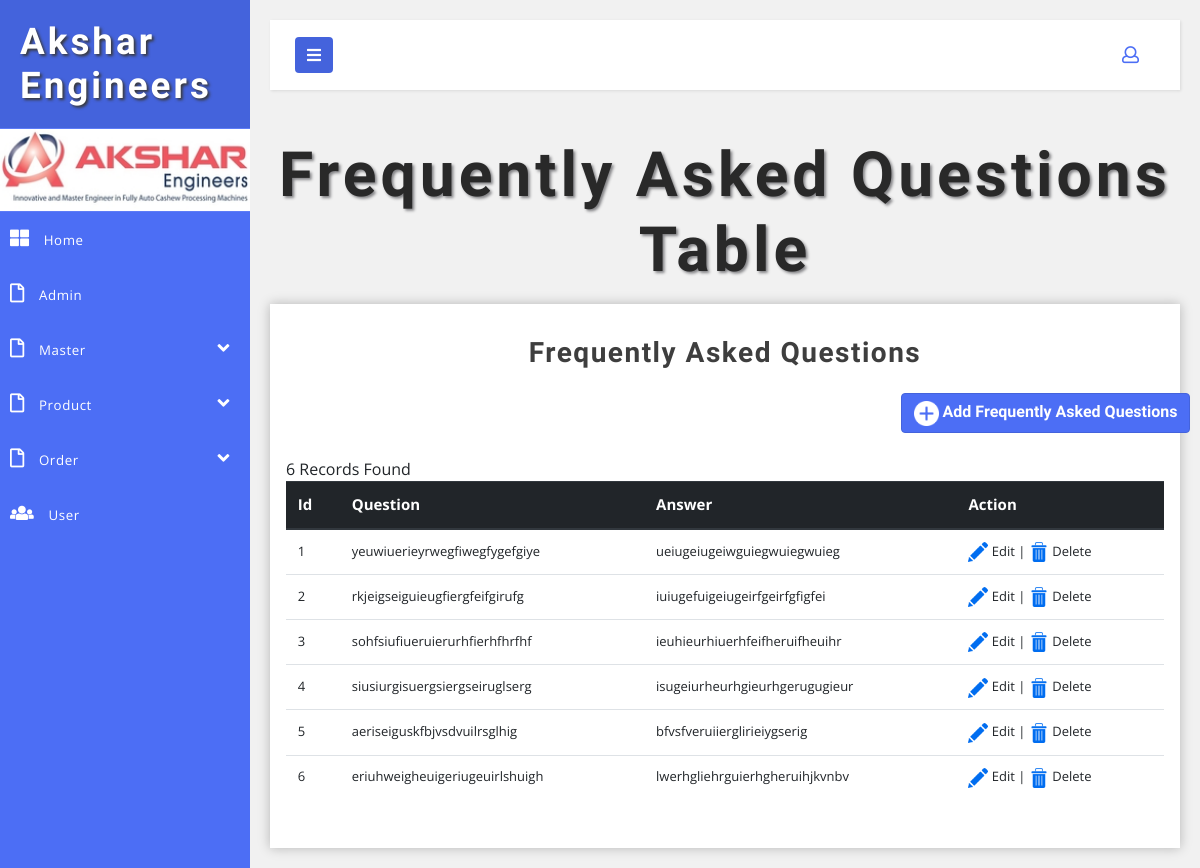
Page /admin/display-faq.php on the committed database.
### tables this page shows
CREATE TABLE IF NOT EXISTS `tbl_faq` (
  `faq_id` int(11) NOT NULL,
  `faq_question` varchar(30) NOT NULL,
  `faq_answer` varchar(30) NOT NULL
);

### admin/display-faq.php (the view, shortened to what this page needs)
<?php
require './class/atclass.php';
?>
<!DOCTYPE html>
<html lang="en">
    <head>
        <link href="css/bootstrap.css" rel="stylesheet" type="text/css" media="all" />
        <link href="css/style.css" rel="stylesheet" type="text/css" media="all" />
        <link rel="stylesheet" href="css/style4.css">
        <link href="css/fontawesome-all.css" rel="stylesheet">
    </head>
    <body>
        <div class="wrapper">
            <?php
            include './themepart/sidebar.php';
            ?>
            <div id="content">
                <?php
                include './themepart/menubar.php';
                ?>
                <h2 class="main-title-w3layouts mb-2 text-center"> Frequently Asked Questions Table </h2>
                <section class="tables-section">
                    <div class="outer-w3-agile mt-3">
                        <h4 class="tittle-w3-agileits mb-4"> Frequently Asked Questions </h4>
                        <table class="table">
                            <h5 class="tittle-w3-agileits mb-4"> <a href="add-faq.php" > <button type="button" class="btn btn-primary" style="margin-left: 70%"> <img style='width:25px;' src='images/add.png'> <b>Add Frequently Asked Questions</b> </button> </a> </h5>
                            <thead class="thead-dark">
                                <tr>
                                    <th scope="col"> Id </th>
                                    <th scope="col"> Question </th>
                                    <th scope="col"> Answer </th>
                                    <th scope="col"> Action </th>
                                </tr>
                            </thead>
                            <tbody>
                                <?php
                                $q = mysqli_query($connection, "select * from tbl_faq") or die(mysqli_error($connection));
                                while ($faqrow = mysqli_fetch_array($q))
                                {
                                    echo "<tr>";
                                    echo "<td>{$faqrow['faq_id']}</td>";
                                    echo "<td>{$faqrow['faq_question']}</td>";
                                    echo "<td>{$faqrow['faq_answer']}</td>";
                                    echo "<td> <a href='edit-faq.php?editid={$faqrow['faq_id']}'> <img style='width:20px;' src='images/edit.png'> Edit</a> | <a href='display-faq.php?deleteid={$faqrow['faq_id']}]'> <img style='width:20px;' src='images/delete.png'> Delete</a> </td>";
                                    echo "</tr>";
                                }
                                ?>
                            </tbody>
                        </table>
                    </div>
                </section>
            </div>
        </div>
    </body>
</html>

### admin/css/style.css (style rules this page uses)
html, body { margin: 0; font-size: 100%; font-family: 'Open Sans', sans-serif; background: #fff; }
body a { text-decoration: none; transition: 0.5s all; -webkit-transition: 0.5s all; -moz-transition: 0.5s all; -o-transition: 0.5s all; -ms-transition: 0.5s all; }
h1, h2, h3, h4, h5, h6 { margin: 0; font-family: 'Poiret One', cursive; font-weight: 700; }
.outer-w3-agile { padding: 2em 1em; -webkit-box-shadow: 0px 0px 11px 0px rgba(0, 0, 0, 0.25); -moz-box-shadow: 0px 0px 11px 0px rgba(0, 0, 0, 0.25); box-shadow: 0px 0px 11px 0px rgba(0, 0, 0, 0.25); background: #fff; }
h2.main-title-w3layouts { font-size: 3.9em; letter-spacing: 4px; color: #292929; text-shadow: 2px 2px 3px #838386; text-transform: capitalize; }
h4.tittle-w3-agileits { font-size: 2em; letter-spacing: 1.5px; font-weight: 600; color: #3e3e3e; text-align: center; }
.table th, .table td { padding: 0.74rem; vertical-align: top; border-top: 1px solid #dee2e6; font-size: 13px; }
.table th { color: #252525; font-size: 15px; }
.btn-primary { color: #fff; background-color: #4c6ef5; border-color: #4463dc; }
@media (max-width:1280px) { h4.tittle-w3-agileits { font-size: 1.75em; } }

### admin/css/style4.css (style rules this page uses)
body { font-family: 'Open Sans', sans-serif; background: #f1f1f1; }
a, a:hover, a:focus { color: inherit; text-decoration: none; transition: all 0.3s; }
.wrapper { display: flex; align-items: stretch; }
#content { padding: 20px; min-height: 100vh; transition: all 0.3s; overflow: hidden; width: 100%; }

### rows in the picture
tbl_faq: faq_id "1", faq_question "yeuwiuerieyrwegfiwegfygefgiye", faq_answer "ueiugeiugeiwguiegwuiegwuieg"
tbl_faq: faq_id "2", faq_question "rkjeigseiguieugfiergfeifgirufg", faq_answer "iuiugefuigeiugeirfgeirfgfigfei"
tbl_faq: faq_id "3", faq_question "sohfsiufiueruierurhfierhfhrfhf", faq_answer "ieuhieurhiuerhfeifheruifheuihr"
tbl_faq: faq_id "4", faq_question "siusiurgisuergsiergseiruglserg", faq_answer "isugeiurheurhgieurhgerugugieur"
tbl_faq: faq_id "5", faq_question "aeriseiguskfbjvsdvuilrsglhig", faq_answer "bfvsfveruiierglirieiygserig"
tbl_faq: faq_id "6", faq_question "eriuhweigheuigeriugeuirlshuigh", faq_answer "lwerhgliehrguierhgheruihjkvnbv"
